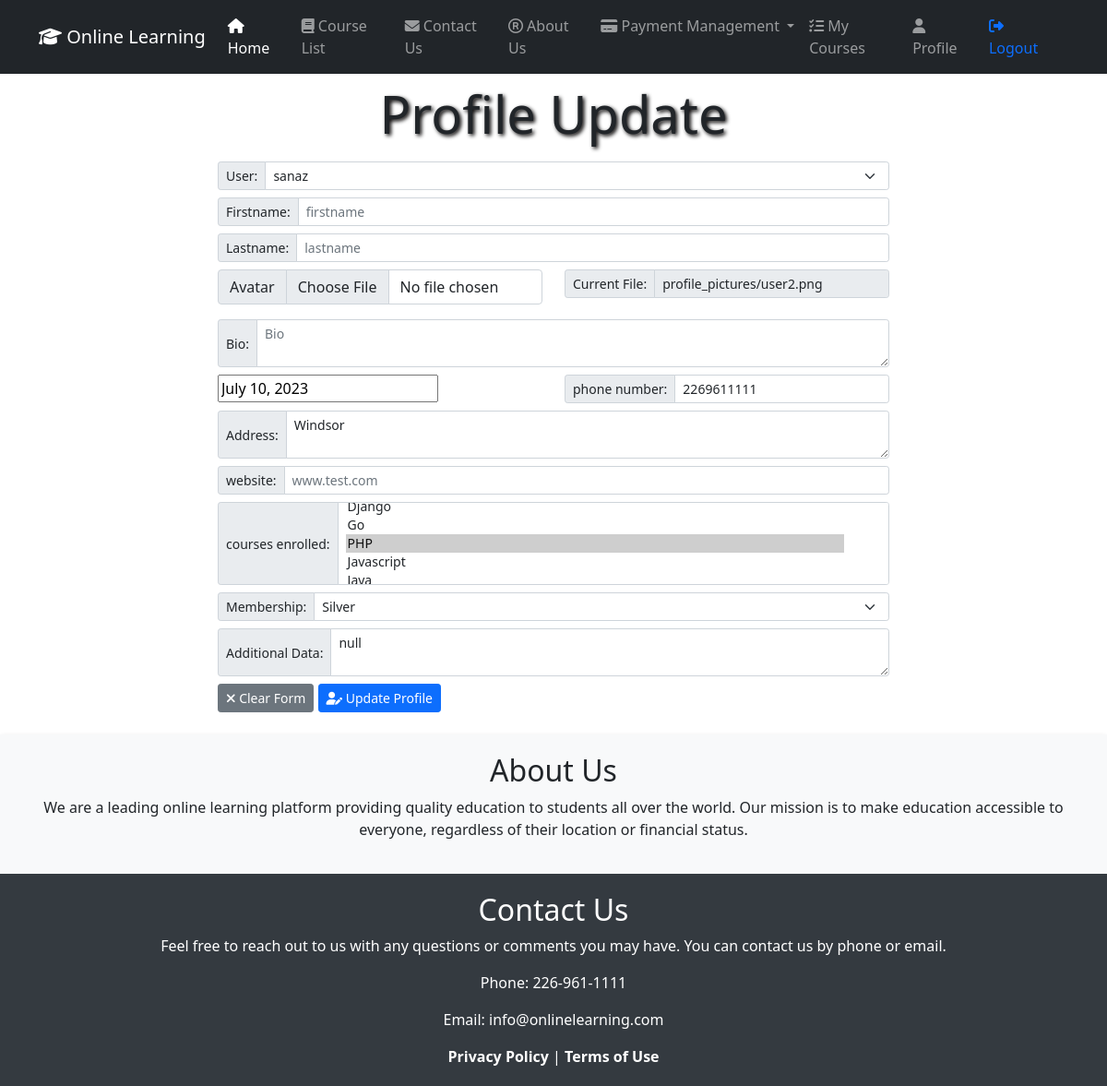
Page /studentsByUserId/1/update/ (signed in) on the earlier database version.
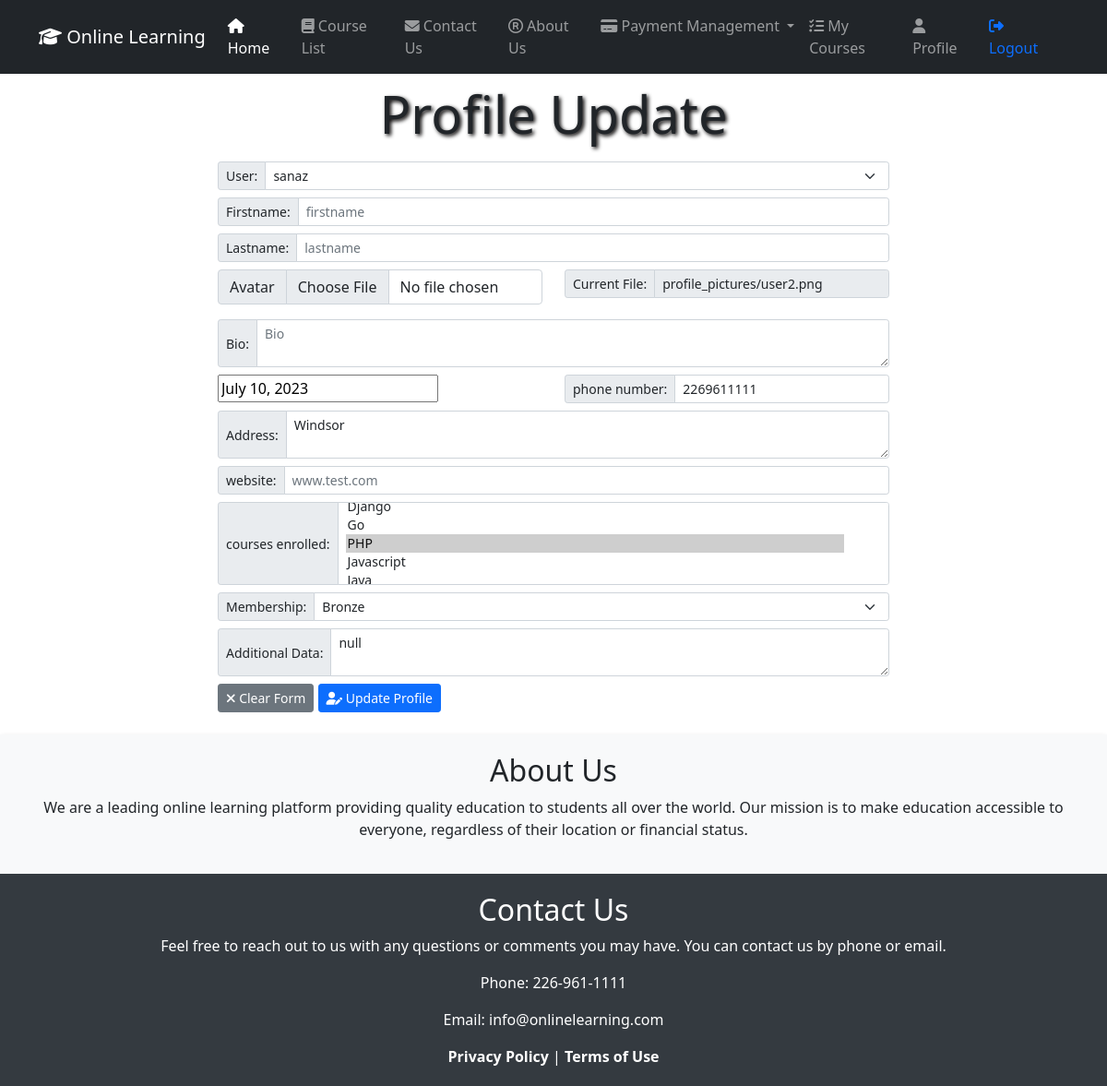
Same page on the later database version.
### WhiteboardApp/models.py (models this page shows, shortened)
class Student(models.Model):
    user = models.OneToOneField(User, on_delete=models.CASCADE, related_name='student')
    profile_picture = models.ImageField(upload_to='profile_pictures/', null=True, blank=True)
    bio = models.TextField(blank=True)
    date_of_birth = models.DateField(null=True, blank=True)
    address = models.CharField(max_length=255, blank=True)
    website = models.URLField(blank=True)
    phone_number = models.CharField(max_length=15, null=True, blank=True)
    courses_enrolled = models.ManyToManyField(Course, through='Enrollment')
    membership = models.ForeignKey(Membership, on_delete=models.SET_NULL, null=True, default=0)
    additional_data = models.JSONField(blank=True, null=True)
    class Meta:
        db_table = 'WhiteboardApp_student'
        verbose_name = 'student'
        verbose_name_plural = 'students'

class Membership(models.Model):
    MEMBERSHIP_CHOICES = (
        ('no', 'No-Membership'),
        ('gold', 'Gold'),
        ('silver', 'Silver'),
        ('bronze', 'Bronze'),
    )
    name = models.CharField(max_length=100, choices=MEMBERSHIP_CHOICES)
    description = models.TextField()
    price = models.DecimalField(max_digits=8, decimal_places=2)
    benefits = models.TextField()
    def __str__(self):
        return self.get_name_display()

class Course(models.Model):
    title = models.CharField(max_length=100)
    description = models.TextField()
    instructor = models.ForeignKey(Instructor, on_delete=models.CASCADE)
    start_date = models.DateField()
    end_date = models.DateField()
    is_active = models.BooleanField(default=True)
    syllabus = models.FileField(upload_to='syllabus/', null=True, blank=True)
    prerequisites = models.ManyToManyField('self', blank=True)
    avatar = models.ImageField(upload_to='avatars/', null=True, blank=True)
    additional_data = models.JSONField(blank=True, null=True)
    def __str__(self):
        return self.title

### WhiteboardApp/views.py (the view)
# urls.py: path('studentsByUserId/<int:userid>/update/', views.student_update_by_userid, name='student-update-by-userId'),
@login_required(login_url="WhiteboardApp:login_post")
def student_update_by_userid(request, userid):
    student = get_object_or_404(Student, user_id=userid)
    user = student.user  # Retrieve the related User object directly from the student instance
    if request.method == 'POST':
        form = StudentForm(request.POST, request.FILES, instance=student)
        if form.is_valid():
            form.save()
            user.first_name = request.POST.get('first_name', '')
            user.last_name = request.POST.get('last_name', '')
            user.save()
            return redirect('WhiteboardApp:student-update-by-userId', userid=userid)
    else:
        form = StudentForm(instance=student)
        form.fields['user'].queryset = User.objects.filter(pk=user.id)
    return render(request, 'StudentTemplates/student_update_by_userid.html',
                  {'form': form, 'first_name': user.first_name, 'last_name': user.last_name})

### WhiteboardApp/forms.py
class StudentForm(forms.ModelForm):
    class Meta:
        model = Student
        fields = ('user', 'profile_picture', 'bio', 'date_of_birth', 'address', 'website', 'phone_number',
                  'courses_enrolled', 'membership', 'additional_data')

### templates/StudentTemplates/student_update_by_userid.html (shortened to what the changed rows need)
{% extends "base.html" %}
{% block styles %}
    <link href="https://cdn.jsdelivr.net/npm/bootstrap@5.0.2/dist/css/bootstrap.min.css" rel="stylesheet">
    <link href="https://unpkg.com/gijgo@1.9.14/css/gijgo.min.css" rel="stylesheet" type="text/css"/>
{% endblock %}
{% block content %}
    <div class="text-center">
        <h1 class="display-4 font-weight-bold" style="text-shadow: 2px 2px 4px rgba(3, 0, 0, 3); padding: 10px;">
            Profile Update
        </h1>
    </div>
    <div class="container">
        <div class="row">
            <form method="post" enctype="multipart/form-data">
                <div class="col-md-8 offset-md-2">
                    <form class="row g-3">
                        <div class="row">
                            <div class="col">
                                <div class="input-group mb-3">
                                    <label class="input-group-text"
                                           for="{{ form.profile_picture.id_for_label }}">Avatar</label>
                                    <input type="file" class="form-control" placeholder="Avatar"
                                           id="{{ form.profile_picture.id_for_label }}"
                                           name="{{ form.profile_picture.html_name }}"
                                           value="{{ form.profile_picture.value|default:'' }}"/>
                                </div>
                            </div>
                            <div class="col">
                                <div class="input-group input-group-sm mb-2">
                                    <span class="input-group-text" id="inputGroup-sizing-sm">Current File: </span>
                                    <input type="text" class="form-control form-control-sm"
                                           value="{{ form.profile_picture.value|default:'' }}" disabled/>
                                </div>
                            </div>
                        </div>
                        <div class="row">
                            <div class="col">
                                <input width="300" placeholder="date of birth"
                                       id="{{ form.date_of_birth.id_for_label }}"
                                       name="{{ form.date_of_birth.html_name }}"
                                       value="{{ form.date_of_birth.value|default:'' }}"/>
                            </div>
                            <div class="col">
                                <div class="input-group input-group-sm mb-2">
                                    <span class="input-group-text" id="inputGroup-sizing-sm">phone number: </span>
                                    <input type="text" class="form-control form-control-sm"
                                           id="{{ form.phone_number.id_for_label }}"
                                           name="{{ form.phone_number.html_name }}"
                                           placeholder="phone number like 226-961-1111"
                                           value="{{ form.phone_number.value|default:'' }}">
                                </div>
                            </div>
                        </div>
                        <div class="input-group input-group-sm mb-2">
                            <span class="input-group-text">Address: </span>
                            <textarea class="form-control" id="{{ form.address.id_for_label }}"
                                      name="{{ form.address.html_name }}">{{ form.address.value|default:'' }}</textarea>
                        </div>
                        <div class="input-group input-group-sm mb-2">
                            <label class="input-group-text"
                                   for="{{ form.courses_enrolled.id_for_label }}">courses enrolled: </label>
                            <select multiple class="form-select"
                                    id="{{ form.courses_enrolled.id_for_label }}"
                                    name="{{ form.courses_enrolled.html_name }}">
                                {% for course in form.courses_enrolled %}
                                    <option value="{{ course.id }}"
                                            {% if course.id in form.courses_enrolled.value %}selected{% endif %}>
                                        {{ course }}</option>
                                {% endfor %}
                            </select>
                        </div>
                        <div class="input-group input-group-sm mb-2">
                            <label for="{{ form.membership.id_for_label }}"
                                   class="input-group-text">Membership: </label>
                            <select class="form-select" id="{{ form.membership.id_for_label }}"
                                    name="{{ form.membership.html_name }}">
                                {% for membership in form.membership.field.queryset %}
                                    <option value="{{ membership.id }}"
                                            {% if membership.id == form.membership.value %}selected{% endif %}
                                            {% if membership.id != form.instance.membership_id %}disabled{% endif %}>
                                        {{ membership }}
                                    </option>
                                {% endfor %}
                            </select>
                        </div>
                        <br>
                    </form>
                </div>
            </form>
        </div>
    </div>
{% endblock %}

Differences in the rows shown:
changed Student "profile_pictures/user2.png": membership "Silver" → "Bronze"
